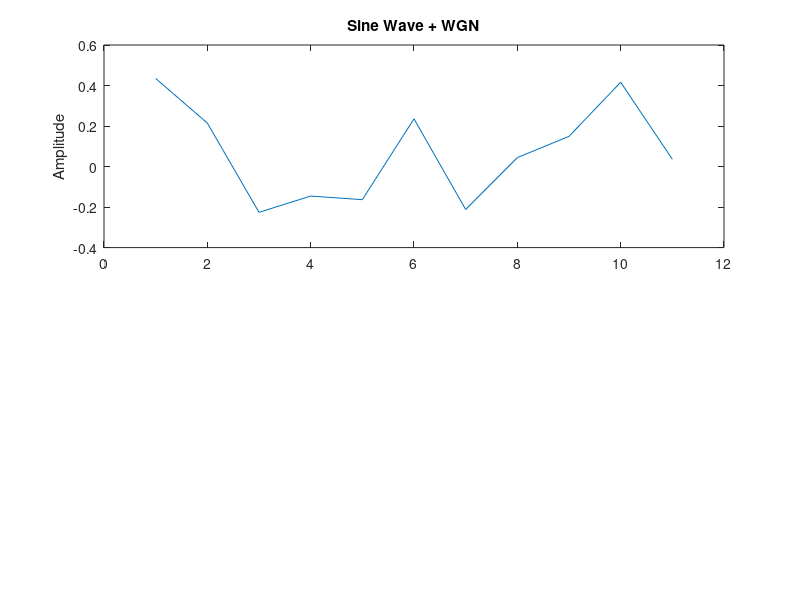

Write the MATLAB code that produced this figure. (Note: this script raises an error after producing the figure.)
clc;        % clears the command window
clear all;  % clear all variables
close all;  % all the existing figure windows will be closed

f = 80;
t = 0:10;

s = sin(2*pi*f*t);

res = awgn(s, 10);

subplot(2,1,1); 
plot(res);
title('Sine Wave + WGN'); 
ylabel('Amplitude')

ac = autocorr(res);

subplot(2,1,2);
plot(ac);
title('Autocorrelation'); 
ylabel('Amplitude')
